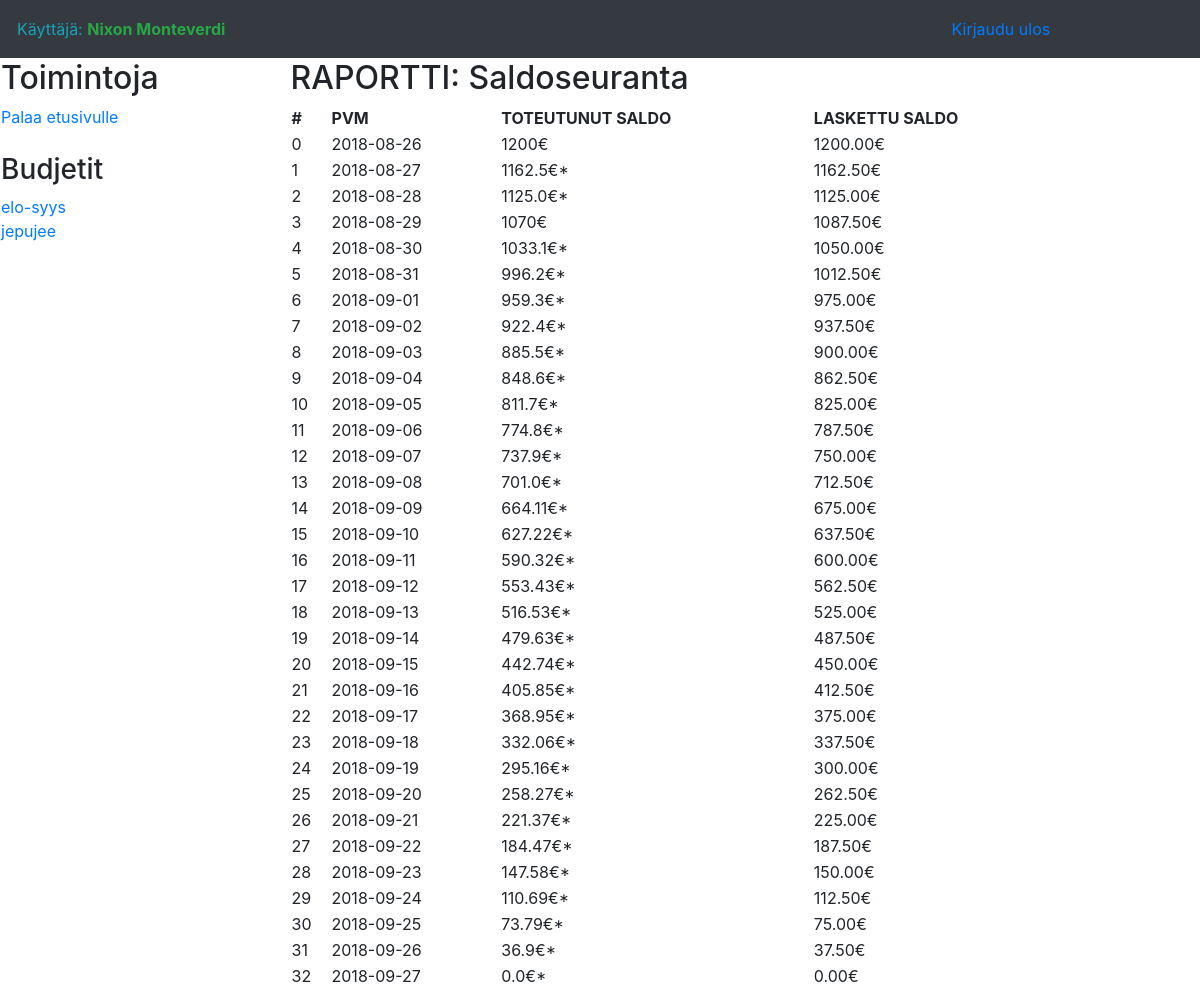
/reporting/saldo/2 (signed in), run on the app's committed database.
### application/auth/models.py (models this page shows, shortened)
class User(db.Model):
    __tablename__ = "account"
    id = db.Column(db.Integer, primary_key=True)
    date_created = db.Column(db.DateTime, default=db.func.current_timestamp())
    date_modified = db.Column(db.DateTime, default=db.func.current_timestamp(),
                              onupdate=db.func.current_timestamp())
    name = db.Column(db.String(144), nullable=False)
    username = db.Column(db.String(144), nullable=False)
    password = db.Column(db.String(144), nullable=False)
    active = db.Column(db.Boolean)
    admin = db.Column(db.Boolean)

### application/budget/models.py (models this page shows, shortened)
class Budget(db.Model):
    __tablename__ = "budget"
    bu_id_pk = db.Column(db.Integer, primary_key=True)
    bu_name = db.Column(db.String(255), nullable=False)
    bu_amount = db.Column(db.Numeric(10,2), nullable=False)
    bu_start_date = db.Column(db.Date, nullable=False)
    bu_end_date = db.Column(db.Date, nullable=False)
    bu_days_count = db.Column(db.Integer, nullable=False)
    bu_avg_daily_consumption = db.Column(db.Numeric(10,2), nullable=False)
    ms_id_fk = db.Column(db.Integer, db.ForeignKey('money_source.ms_id_pk'),
                           nullable=False)
    acc_id_fk = db.Column(db.Integer, db.ForeignKey('account.id'),
                           nullable=False)

### application/reporting/views.py (the view)
@app.route("/reporting/saldo/<string:bu_id>", methods=["GET"])
@login_required
def reporting_saldo_budget(bu_id):
    budget_data = Budget.query.get(bu_id)
    bu_days = budget_data.bu_days_count + 1
    bu_amount = budget_data.bu_amount
    bu_daily_avg = budget_data.bu_avg_daily_consumption
    list = []
    saldo_amount_real_tmp = 0
    for day in range (0,bu_days):
        todellinen = True
        saldo_date = str(budget_data.bu_start_date + timedelta(days=day))
        saldo_amount_real = fetch_saldo_from_db(current_user.id, budget_data.ms_id_fk,saldo_date)
        if not saldo_amount_real:
            saldo_amount_real = saldo_amount_real_tmp - (saldo_amount_real_tmp / (bu_days - day))
            saldo_amount_real = float("{0:.2f}".format(saldo_amount_real))
            todellinen = False
        saldo_amount_calc = str(bu_amount - (bu_daily_avg * day))
        if todellinen:
            str_data = str(day) + "," + saldo_date + "," + str(saldo_amount_real) + "€," + saldo_amount_calc + "€"
        else:
            str_data = str(day) + "," + saldo_date + "," + str(saldo_amount_real) + "€*," + saldo_amount_calc + "€"
        list.append(str_data)
        saldo_amount_real_tmp = saldo_amount_real
    return render_template("reporting/reporting_saldo_index.html",budgets = Budget.query.filter_by(acc_id_fk=current_user.id), budget_data=list)

### application/__init__.py (called while the page is built)
@login_manager.user_loader
def load_user(user_id):
    return User.query.get(user_id)

### application/reporting/views.py (called while the page is built)
def fetch_saldo_from_db(acc_id,ms_id,date):
    sql = "select sa_amount from saldo where sa_date ='" + str(date) + "' and ms_id_fk = " + str(ms_id) + " and acc_id_fk = " + str(acc_id)
    ret = db.engine.execute(text(sql)).first()
    if ret:
        return ret[0]
    else:
        return 0

### application/templates/reporting/reporting_saldo_index.html (shortened to what this page needs)
{% extends "layout.html" %} {% block body %}
<table width="90%">
    <tr>
      <td valign="top">
        <h2>Toimintoja</h2>
        <a href="{{ url_for('booking_index') }}">Palaa etusivulle</a>
        <br /><br />
        <h3>Budjetit</h3>
        {% for budget in budgets %}
        <a href="{{ url_for('reporting_saldo_budget', bu_id=budget.bu_id_pk ) }}">{{ budget.bu_name }}</a>
        {% endfor %}
      </td>
      <td valign="top">
        <h2>RAPORTTI: Saldoseuranta</h2>
        <table border="0" width="100%">
          <tr>
            <th>#</th>
            <th>PVM</th>
            <th>TOTEUTUNUT SALDO</th>
            <th>LASKETTU SALDO</th>
          </tr>
          {% for data_row in budget_data %}
          {% set list = data_row.split(",") %}
          <tr>
            <td>{{ list[0] }}</td>
            <td>{{ list[1] }}</td>
            <td>{{ list[2] }}</td>
            <td>{{ list[3] }}</td>
          </tr>
          {% endfor %}
        </table>
      </td>
    </tr>
  </table>
{% endblock %}

### application/templates/layout.html (shortened to what this page needs)
<!DOCTYPE html>
<html lang="fi">
<head>
  <link rel="stylesheet" media="screen" href = "{{ url_for('static', filename='bootstrap/css/bootstrap.min.css') }}">
</head>
<body>
    <nav class="navbar navbar-expand-lg navbar-dark bg-dark static-top">
  {% if current_user.is_authenticated %}
  <table width=90% border="0">
    <tr>
      <td align="left" width="50%"><span class="text-info">Käyttäjä:</span>
        <b class="text-success">{{ current_user.name }}</b>
      </td>
      <td align="right">
          <a class="nav-link" href="{{ url_for('auth_logout') }}">Kirjaudu ulos
            </a>
      </td>
    </tr>
  </table>
</nav>
  {% endif %} {% block body %}{% endblock %}
</body>
</html>

### data on the page
User: name "Nixon Monteverdi"
Budget: bu_name "elo-syys"
Budget: bu_name "jepujee"

### other printed values
{{ list[0] }} "0" "1" "2" "3" "4" "5" "6" "7" "8" "9" "10" "11" "12" "13" "14" "15" "16" "17" "18" "19" "20" "21" "22" "23" "24" "25" "26" "27" "28" "29" "30" "31" "32"
{{ list[1] }} "2018-08-26" "2018-08-27" "2018-08-28" "2018-08-29" "2018-08-30" "2018-08-31" "2018-09-01" "2018-09-02" "2018-09-03" "2018-09-04" "2018-09-05" "2018-09-06" "2018-09-07" "2018-09-08" "2018-09-09" "2018-09-10" "2018-09-11" "2018-09-12" "2018-09-13" "2018-09-14" "2018-09-15" "2018-09-16" "2018-09-17" "2018-09-18" "2018-09-19" "2018-09-20" "2018-09-21" "2018-09-22" "2018-09-23" "2018-09-24" "2018-09-25" "2018-09-26" "2018-09-27"
{{ list[2] }} "1200€" "1162.5€*" "1125.0€*" "1070€" "1033.1€*" "996.2€*" "959.3€*" "922.4€*" "885.5€*" "848.6€*" "811.7€*" "774.8€*" "737.9€*" "701.0€*" "664.11€*" "627.22€*" "590.32€*" "553.43€*" "516.53€*" "479.63€*" "442.74€*" "405.85€*" "368.95€*" "332.06€*" "295.16€*" "258.27€*" "221.37€*" "184.47€*" "147.58€*" "110.69€*" "73.79€*" "36.9€*" "0.0€*"
{{ list[3] }} "1200.00€" "1162.50€" "1125.00€" "1087.50€" "1050.00€" "1012.50€" "975.00€" "937.50€" "900.00€" "862.50€" "825.00€" "787.50€" "750.00€" "712.50€" "675.00€" "637.50€" "600.00€" "562.50€" "525.00€" "487.50€" "450.00€" "412.50€" "375.00€" "337.50€" "300.00€" "262.50€" "225.00€" "187.50€" "150.00€" "112.50€" "75.00€" "37.50€" "0.00€"
